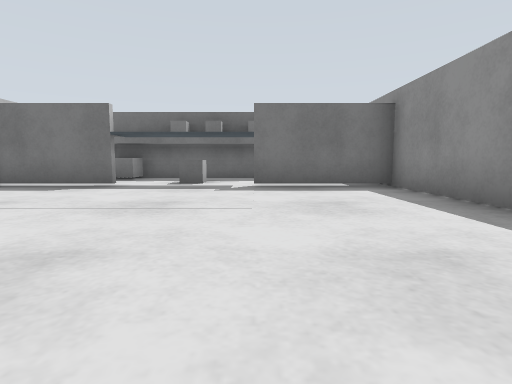
[1] (above)

17 first-person views from a walk through a Gazebo world. The camera is 0.5 m above the floor, tilts 6° down and sees 80° across. The floor is counted in squares, 1 m on a side. Each view is taken from the middle of a square. On the plan, view 1 faces up. The plan holds only what a view shows up to about 9 squares ahead; the rest is blank.

[2]
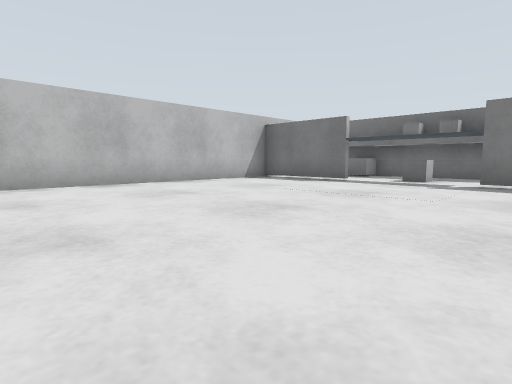

[3]
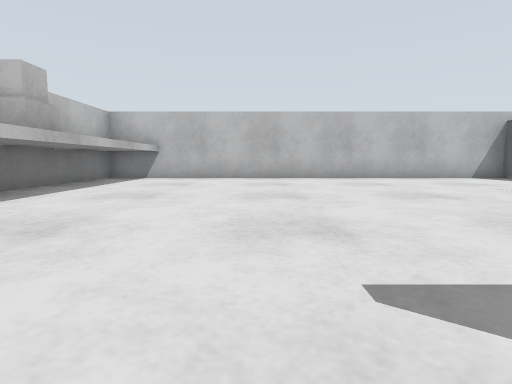

[4]
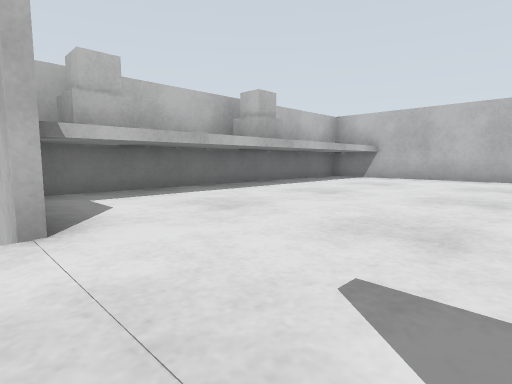

[5]
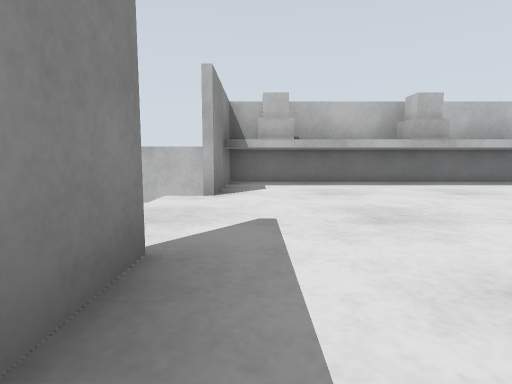

[6]
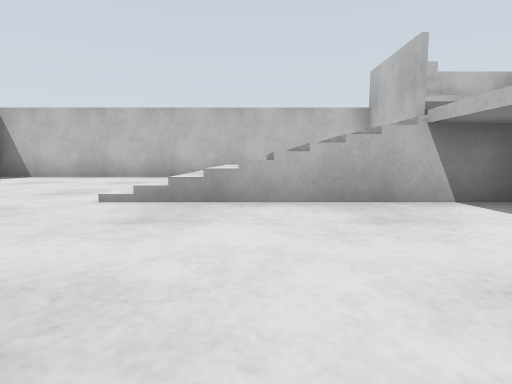

[7]
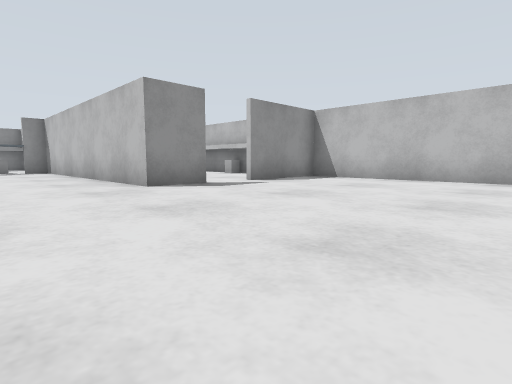

[8]
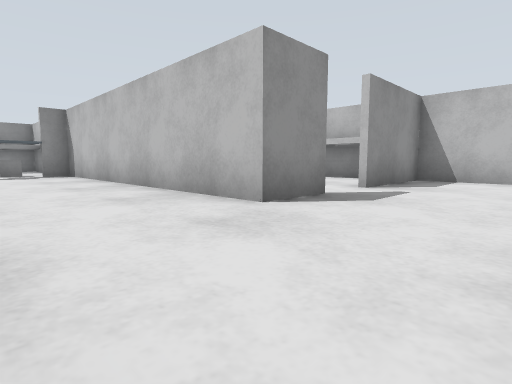

[9]
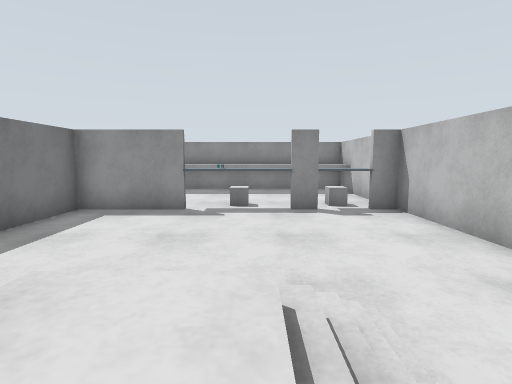

[10]
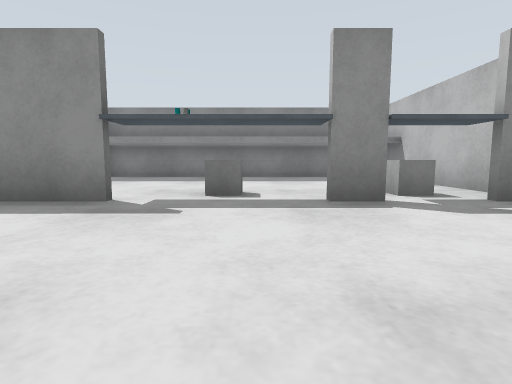

[11]
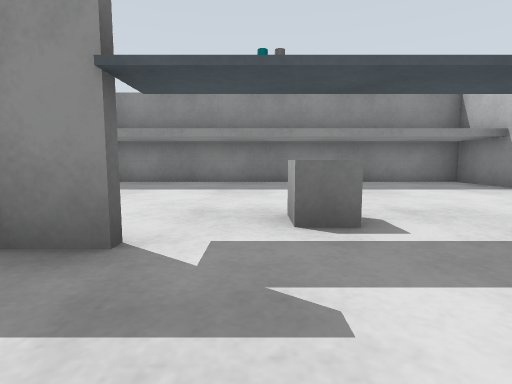

[12]
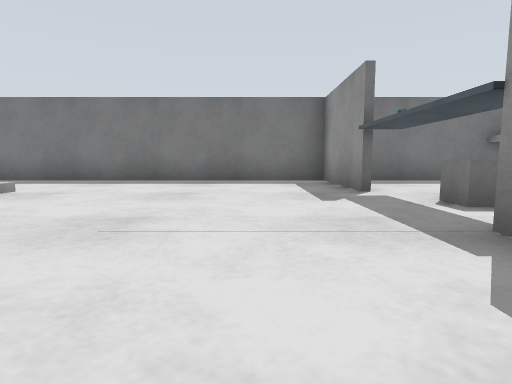

[13]
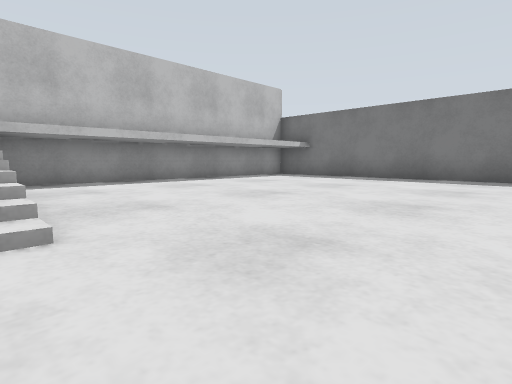

[14]
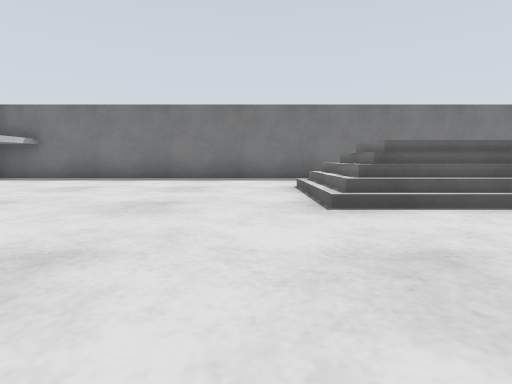

[15]
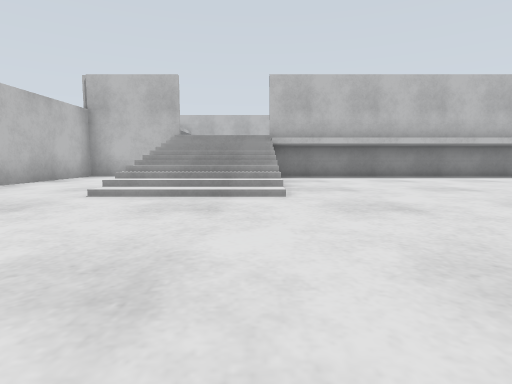

[16]
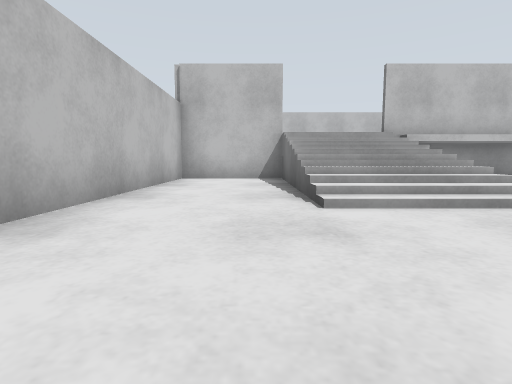

[17]
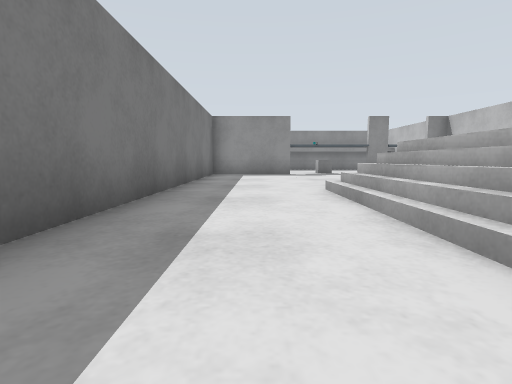

### Floor plan
Key: @ floor where view 1 was taken; # wall or solid block; x gap in a wall; . main floor; : floor 1.2 m higher than the main floor; / step, stairs or slope; = window, fence, low wall or low ledge; v drop or lower ground; B white box; G grey box; O other object.
Columns run from 6 left of view 1 to 27 right of it. Each row starts with its distance up from view 1.
  9   vvvvv  vv#################vvvvv
  8   BBBBO  B#.................#===BB
  7  #::BB:  #..................#...BB
  6  ##xGGx###.......//////.....x...BB
  5 #:::  :::#......./    /.....OB..BB
  4 #:::  :::#......./  /  ...  GB..BB
  3 #::::::::#.......//////.....B...BB
  2 #::::::::#..................BB..BB
  1 #::::::::#..................B...BB
  0 #:::::@:::BBBB......OOOOOOOOOOOOO#
 -1 #:::::::::    .......
 -2 #:::::::::BBBB........
 -3 #::::::::#.........#..
 -4  BBBBBBBB#.........#..
 -5  #BB##B##############BB

Where each view was taken, in squares from view 1:
view 1: 0 up, 0 right, facing up
view 2: 1 down, 1 right, facing up-left
view 3: 1 down, 3 right, facing left
view 4: 0 up, 3 right, facing down-left
view 5: 2 up, 2 right, facing down
view 6: 4 up, 6 right, facing down
view 7: 3 up, 8 right, facing down-right
view 8: 3 up, 11 right, facing down-right
view 9: 4 up, 14 right, facing right
view 10: 4 up, 18 right, facing right
view 11: 5 up, 20 right, facing right
view 12: 1 up, 20 right, facing up
view 13: 0 up, 10 right, facing up-left
view 14: 0 up, 10 right, facing up
view 15: 0 up, 12 right, facing left
view 16: 3 down, 11 right, facing left
view 17: 7 up, 11 right, facing right
